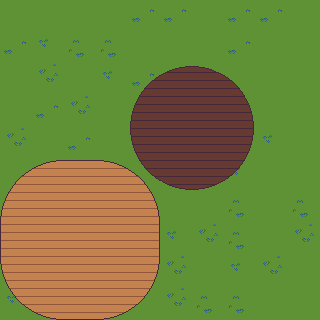

A 2D game scene composited from a Tiled map and its tileset images. What follows is a short description and the map's XML, with every tile layer's data as written:
An orthogonal 10x10 tile map with 32x32 px tiles, 3 tile layers (plate, background, background2).

<map version="1.9" tiledversion="1.9.2" orientation="orthogonal" renderorder="right-down" width="10" height="10" tilewidth="32" tileheight="32" infinite="0" nextlayerid="4" nextobjectid="1">
 <tileset firstgid="1" source="Floor.tsx" />
 <layer id="1" name="plate" width="10" height="10">
  <data encoding="csv">
1123,1122,1121,1124,1126,1126,1122,1126,1126,1121,
1126,1127,1125,1125,1122,1124,1123,1126,1122,1124,
1124,1128,1123,1127,1126,1121,1121,1124,1123,1124,
1121,1126,1128,1122,1126,1126,1126,1124,1122,1123,
1128,1124,1126,1123,1124,1122,1122,1126,1127,1121,
1123,1124,1124,1124,1124,1121,1121,1127,1123,1121,
1123,1123,1128,1122,1121,1121,1122,1125,1121,1125,
1125,1126,1125,1122,1127,1127,1128,1125,1121,1128,
1125,1122,1128,1122,1124,1128,1121,1127,1128,1122,
1127,1123,1123,1128,1124,1128,1125,1125,1121,1124
</data>
 </layer>
 <layer id="2" name="background" width="10" height="10">
  <data encoding="csv">
0,0,0,0,0,0,0,0,0,0,
0,0,0,0,0,0,0,0,0,0,
0,0,0,0,2176,2177,2178,2179,0,0,
0,0,0,0,2216,2217,2218,2219,0,0,
0,0,0,0,2256,2257,2258,2259,0,0,
0,0,0,0,2296,2297,2298,2299,0,0,
0,0,0,0,0,0,0,0,0,0,
0,0,0,0,0,0,0,0,0,0,
0,0,0,0,0,0,0,0,0,0,
0,0,0,0,0,0,0,0,0,0
</data>
 </layer>
 <layer id="3" name="background2" width="10" height="10">
  <data encoding="csv">
0,0,0,0,0,0,0,0,0,0,
0,0,0,0,0,0,0,0,0,0,
0,0,0,0,0,0,0,0,0,0,
0,0,0,0,0,0,0,0,0,0,
0,0,0,0,0,0,0,0,0,0,
2188,2189,2190,2191,2192,0,0,0,0,0,
2228,2229,2230,2231,2232,0,0,0,0,0,
2268,2269,2270,2271,2272,0,0,0,0,0,
2308,2309,2310,2311,2312,0,0,0,0,0,
2348,2349,2350,2351,2352,0,0,0,0,0
</data>
 </layer>
</map>
